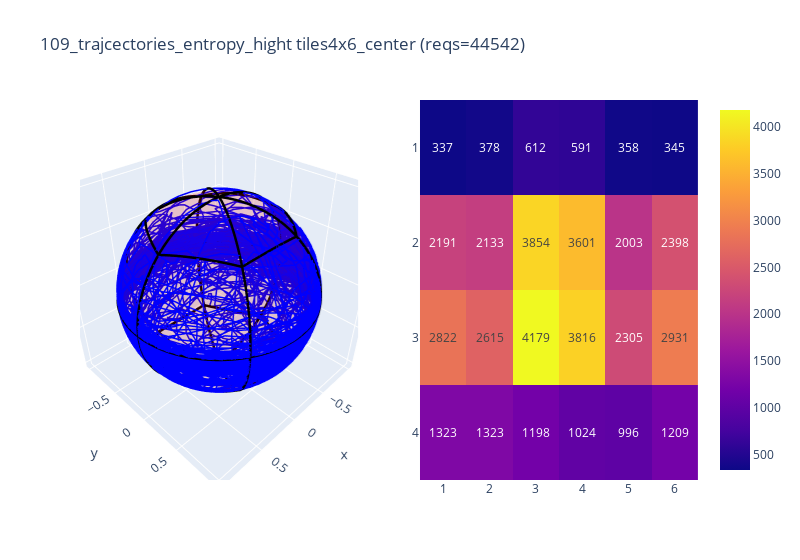

Notebook cell for this chart:
### Code cell
from users360 import *
dataset = Dataset.singleton()
users_hight = dataset.users_hight[:]
users = [f'david_{id}' for id in users_hight]
# users_low = dataset.users_low[:]
ProjectTrajectories(dataset.trajectories(users=users_hight, perc=0.1), title_sufix="entropy_hight").show()
# ProjectTrajectories(dataset.trajectories(users=users_low), title_sufix="entropy_low").show()
